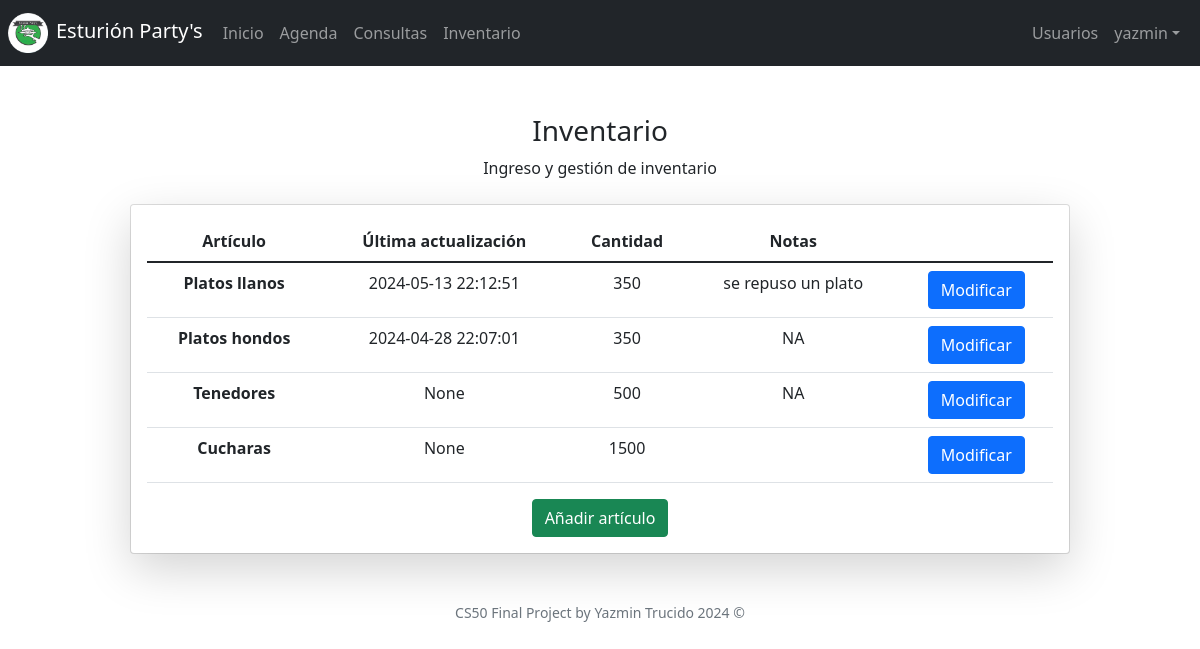
Page /inventory (signed in) on the committed database.
### tables this page shows
CREATE TABLE 'inventory' ('id' INTEGER PRIMARY KEY AUTOINCREMENT NOT NULL, 'name' TEXT NOT NULL, 'quantity' NUMERIC NOT NULL, 'lastModifiedDate' DATETIME, 'notes' TEXT);

### app.py (the view, shortened to what this page needs)
@login_required
@app.route("/inventory", methods=["GET", "POST"])
def inventory():
    prodList = db.execute("SELECT * FROM inventory")
    if request.method == "POST" and request.form.get("nameMod") != None:
        try:
            prodName = request.form.get("nameMod")
            notes = request.form.get("notesMod")
            quantity = request.form.get("quantMod")
            currentDT = datetime.datetime.now()
            db.execute(
                "UPDATE inventory SET notes = ?, quantity = ?, lastModifiedDate = ? WHERE name = ?",
                notes,
                quantity,
                currentDT,
                prodName
            )
        except:
            return apology("error al modificar el articulo")
        flash('Articulo modificado con exito')
        return redirect("/inventory")
    else:
        return render_template("inventory.html", rows=prodList)

### app.py (called while the page is built)
@app.after_request
def after_request(response):
    response.headers["Cache-Control"] = "no-cache, no-store, must-revalidate"
    response.headers["Expires"] = 0
    response.headers["Pragma"] = "no-cache"
    return response

### templates/inventory.html (shortened to what this page needs)
{% extends "layout.html" %}
{% block main %}
<h3>Inventario</h3>
<p>Ingreso y gestión de inventario</p>
<div class="card mt-4 mx-auto" style="width: 80%;">
    <div class="card-body shadow-lg p-3 bg-body rounded overflow-auto">
        <table class="table" id="consultas">
            <thead>
                <tr>
                    <th scope="col">Artículo</th>
                    <th scope="col">Última actualización</th>
                    <th scope="col">Cantidad</th>
                    <th scope="col">Notas</th>
                </tr>
            </thead>
            <tbody>
                {% for row in rows %}
                <tr>
                    <th scope="col">{{ row.name }}</th>
                    <td scope="col">{{ row.lastModifiedDate }}</td>
                    <td scope="col">{{ row.quantity }}</td>
                    <td scope="col">{{ row.notes }}</td>
                    <td scope="col"><button class="btn btn-primary" onclick="handleModify(this)">Modificar</button>
                </tr>
                {% endfor %}
            </tbody>
        </table>
        <button class="btn btn-success" onclick="handleAdd()">Añadir artículo</button>
    </div>
</div>
{% endblock %}

### rows in the picture
inventory: name "Platos llanos", lastModifiedDate "2024-05-13 22:12:51", quantity "350", notes "se repuso un plato"
inventory: name "Platos hondos", lastModifiedDate "2024-04-28 22:07:01", quantity "350", notes "NA"
inventory: name "Tenedores", lastModifiedDate "None", quantity "500", notes "NA"
inventory: name "Cucharas", lastModifiedDate "None", quantity "1500"

### other values in the picture
{{ session["user_name"] }} "yazmin"
